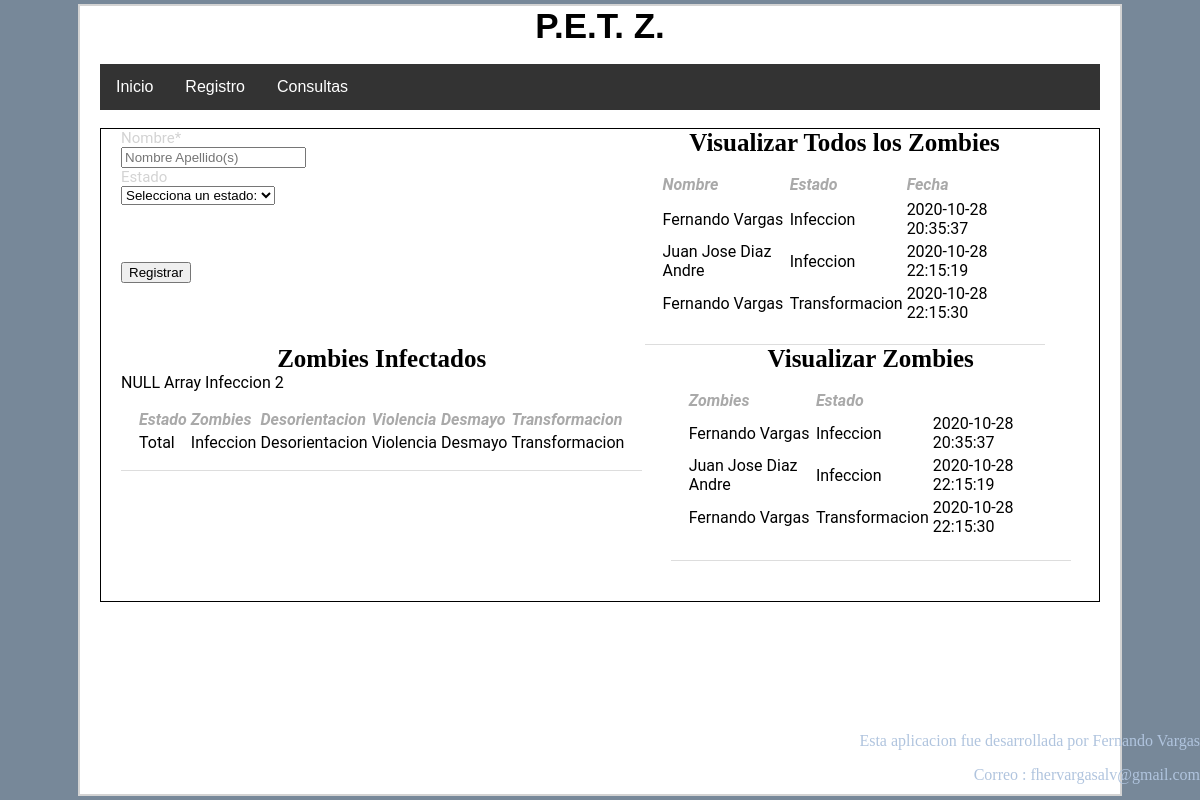
/php/index.php, run on the app's committed database.
### tables this page shows
CREATE TABLE `actualiza` (
  `idZombie` int(11) NOT NULL,
  `idEstado` int(11) NOT NULL,
  `created-at` timestamp NOT NULL DEFAULT current_timestamp()
);

CREATE TABLE `Zombie` (
  `idZombie` int(11) NOT NULL,
  `Nombre` varchar(100) NOT NULL
);

CREATE TABLE `Estado` (
  `idEstado` int(11) NOT NULL,
  `Nombre` varchar(100) NOT NULL
);

### php/index.php (called while the page is built, shortened)
<?php
include("../_form_zombie.php");
include("../results.php");
include("../_interactive_result.php");
?>

### results.php (the view, shortened to what this page needs)
</div>
<div class="resultados">
    <h3 class="title text-center">Visualizar Todos los Zombies</h3>
<table>
<tr class="topchart">
    <td><strong>Nombre</strong></td>
    <td><strong>Estado</strong></td>
    <td><strong>Fecha</strong></td>
</tr>
<tr>
<?php
    $conexion_bd = conectar();
    $consulta1 = "SELECT z.Nombre, e.Nombre, a.`created-at` FROM actualiza a, Zombie z, Estado e WHERE e.idEstado = a.idEstado AND z.idZombie = a.idZombie";
    $ejecutarConsulta1 = mysqli_query($conexion_bd, $consulta1);
    $verFilas1 = mysqli_num_rows($ejecutarConsulta1);
    $fila1 = mysqli_fetch_array($ejecutarConsulta1);
    if(!$ejecutarConsulta1){
        echo"Error en la consulta";
    }else{
        if($verFilas1<1){
            echo"<tr><td>Sin registros</td></tr>";
        }else{
            for($i=0; $i<=$verFilas1; $i++){
echo'
    <tr>
    <td>'.$fila1[0].'</td>
                <td>'.$fila1[1].'</td>
                <td>'.$fila1[2].'</td>
    <a href="dashboard.php"><td></td></a>
    </tr>
';
                $fila1 = mysqli_fetch_array($ejecutarConsulta1);
            }
        }
    }
?>
</tr>
</table>
</div>
<div class="grid-2">
<div class="resultados">
<h3 class="title text-center">Zombies Infectados</h3>
<?php
      $conexion_bd = conectar();
      $consulta2 = "SELECT Estado.Nombre, count(*) from actualiza join Estado on Estado.idEstado=actualiza.idEstado group by Estado.idEstado";
      var_dump($ejecutarConsulta2);
      $ejecutarConsulta2 = mysqli_query($conexion_bd, $consulta2);
      $verFilas2 = mysqli_num_rows($ejecutarConsulta2);
      $fila2 = mysqli_fetch_array($ejecutarConsulta2);
      echo($fila2);
      if(!$ejecutarConsulta2){
          echo("Error en la consulta");
      }else{
          if($verFilas2<1){
              echo"<tr><td>Sin registros</td></tr>";
          }else{
              for($i=0; $i<=$verFilas2; $i++){
              echo'
                  <tr>
                  <td>'.$fila2[0].'</td>
                  <td>'.$fila2[1].'</td>
                  </tr>
              ';
                  $fila2 = mysqli_fetch_array($ejecutarConsulta);
              }
          }
      }
  ?>
   <table>
<tr class="topchart">
    <td><strong>Estado</strong></td>
    <td><strong>Zombies</strong></td>
    <td><strong>Desorientacion</strong></td>
    <td><strong>Violencia</strong></td>
    <td><strong>Desmayo</strong></td>
    <td><strong>Transformacion</strong></td>
</tr>
<tr>
    <td>Total</td>
    <td>Infeccion</td>
    <td>Desorientacion</td>
    <td>Violencia</td>
    <td>Desmayo</td>
    <td>Transformacion</td>
</tr>
</table>
</div>

### _form_zombie.php (shortened to what this page needs)
<form method="POST">
    <div class="card">
        <label class="label">Nombre*</label><br>
        <input type="text" class="formulario1" name="nombre" placeholder="Nombre Apellido(s)" required>
        <br>
        <label class="label">Estado</label><br>
    <div class="custom-select" style="width:200px;" name="estado">
        <select>
        <option value="0">Selecciona un estado:</option>
        </select>
    </div>
        <br>
        <br><br>
        <input type="submit" name="submit" value="Registrar" >
</form>

### _interactive_result.php (shortened to what this page needs)
<div class="resultados">
    <h3 class="title text-center">Visualizar Zombies</h3>
    <table>
    <tr class="topchart">
        <td><strong>Zombies</strong></td>
        <td><strong>Estado</strong></td>
    </tr>
    <?php
        $conexion_bd = conectar();
        $consulta = "SELECT z.Nombre, e.Nombre, a.`created-at` FROM actualiza a, Zombie z, Estado e WHERE e.idEstado = a.idEstado AND z.idZombie = a.idZombie";
        $ejecutarConsulta = mysqli_query($conexion_bd, $consulta);
        $verFilas = mysqli_num_rows($ejecutarConsulta);
        $fila = mysqli_fetch_array($ejecutarConsulta);
        if(!$ejecutarConsulta){
            echo"Error en la consulta";
        }else{
            if($verFilas<1){
                echo"<tr><td>Sin registros</td></tr>";
            }else{
                for($i=0; $i<=$verFilas; $i++){
				echo'
				    <tr>
				    <td>'.$fila[0].'</td>
                    <td>'.$fila[1].'</td>
                    <td>'.$fila[2].'</td>
				    <a href="dashboard.php"><td></td></a>
				    </tr>
				';
                    $fila = mysqli_fetch_array($ejecutarConsulta);
                }
            }
        }
    ?>
    </table>
    </div>
</section>

### css/style.css (style rules this page uses)
html { background-color:lightslategrey; }
body { max-width: 1000px; width: (100% - 40px); margin: 4 auto; background-color: white; padding: 0 20px 20px 20px; border: 2px solid lightgray; }
table { max-width: 400px; margin: 0 auto; }
.title { font-family: 'Staatliches', cursive; font-size: 25px; }
.main-title { font-family: 'Maven Pro', sans-serif; font-size: 35px; }
.topchart { color: darkgray; }
.container { font-family: 'Roboto', sans-serif; padding: 0 20px 20px 20px; border: 1px solid black; }
.resultados table { width: 100%; padding: 15px; border-bottom: 1px solid #ddd; }
.topchart { font-style: oblique; }
footer { max-width: 1000px; width: (100% - 40px); position: fixed; bottom: 0; right: 0; }
.text-center { text-align: center; margin: auto; }
a { font-family: 'Noto Sans JP', sans-serif; text-decoration: none; }
.grid-2 { display: grid; grid-template-columns: 1fr 1fr; grid-gap: 20px; }
label { color: lightgray; font-size: 15px; }
.creditos { color:lightsteelblue; text-align: right; }
.navtab { list-style-type: none; margin: 0; padding: 0; }
ul { list-style-type: none; margin: 0; padding: 0; overflow: hidden; background-color: #333; width:auto; }
li { float: left; }
li a { display: block; color: white; text-align: center; padding: 14px 16px; text-decoration: none; }

### data on the page
actualiza: idZombie.Nombre "Fernando Vargas", idEstado.Nombre "Infeccion", value "2020-10-28 20:35:37"
actualiza: idZombie.Nombre "Juan Jose Diaz Andre", idEstado.Nombre "Infeccion", value "2020-10-28 22:15:19"
actualiza: idZombie.Nombre "Fernando Vargas", idEstado.Nombre "Transformacion", value "2020-10-28 22:15:30"

### other printed values
$fila2 "Array"
$fila2[0] "Infeccion"
$fila2[1] "2"
